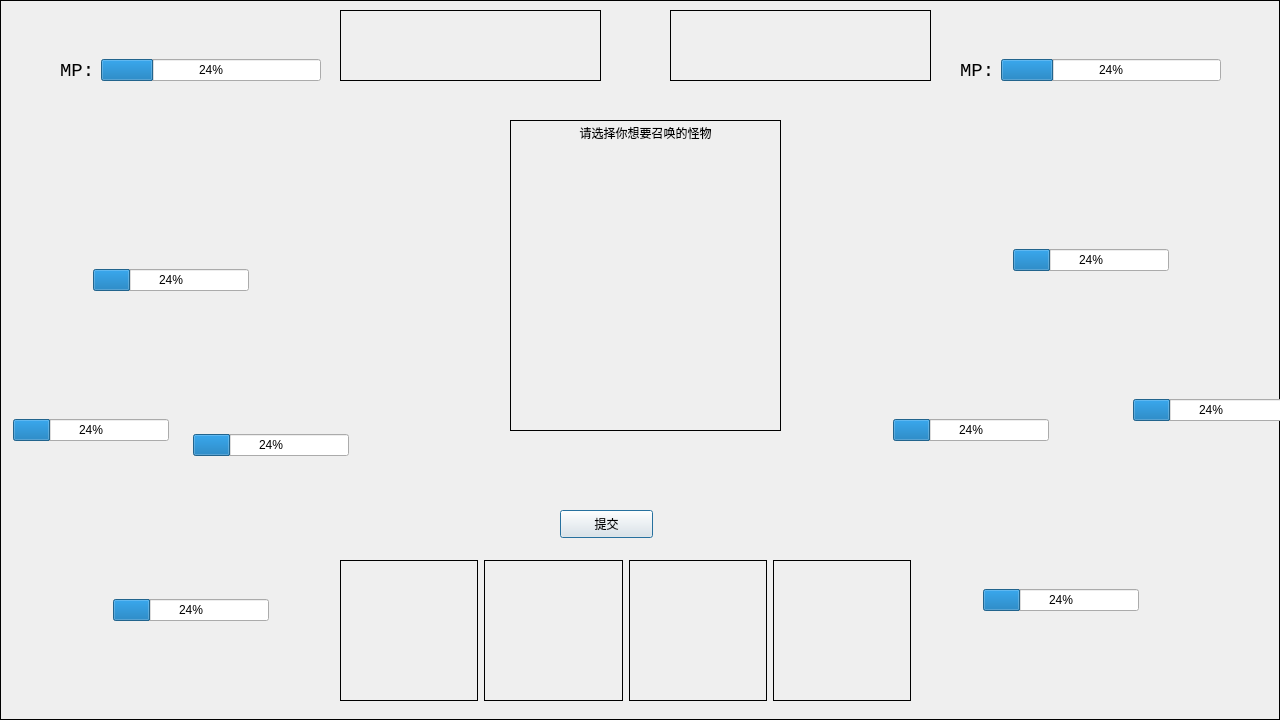
<?xml version="1.0" encoding="UTF-8"?>
<ui version="4.0">
 <class>FightUI</class>
 <widget class="QDialog" name="FightUI">
  <property name="geometry">
   <rect>
    <x>0</x>
    <y>0</y>
    <width>1280</width>
    <height>720</height>
   </rect>
  </property>
  <property name="windowTitle">
   <string>Dialog</string>
  </property>
  <widget class="MyLabel" name="my_monster2">
   <property name="geometry">
    <rect>
     <x>70</x>
     <y>90</y>
     <width>200</width>
     <height>200</height>
    </rect>
   </property>
   <property name="frameShape">
    <enum>QFrame::NoFrame</enum>
   </property>
   <property name="text">
    <string/>
   </property>
  </widget>
  <widget class="MyLabel" name="my_monster1">
   <property name="geometry">
    <rect>
     <x>160</x>
     <y>260</y>
     <width>200</width>
     <height>200</height>
    </rect>
   </property>
   <property name="frameShape">
    <enum>QFrame::NoFrame</enum>
   </property>
   <property name="text">
    <string/>
   </property>
  </widget>
  <widget class="MyLabel" name="my_monster3">
   <property name="geometry">
    <rect>
     <x>80</x>
     <y>420</y>
     <width>200</width>
     <height>200</height>
    </rect>
   </property>
   <property name="frameShape">
    <enum>QFrame::NoFrame</enum>
   </property>
   <property name="text">
    <string/>
   </property>
  </widget>
  <widget class="MyLabel" name="my_label">
   <property name="geometry">
    <rect>
     <x>10</x>
     <y>310</y>
     <width>100</width>
     <height>100</height>
    </rect>
   </property>
   <property name="frameShape">
    <enum>QFrame::NoFrame</enum>
   </property>
   <property name="text">
    <string/>
   </property>
  </widget>
  <widget class="MyLabel" name="enemy_label">
   <property name="geometry">
    <rect>
     <x>1150</x>
     <y>300</y>
     <width>100</width>
     <height>100</height>
    </rect>
   </property>
   <property name="frameShape">
    <enum>QFrame::NoFrame</enum>
   </property>
   <property name="text">
    <string/>
   </property>
  </widget>
  <widget class="MyLabel" name="enemy_monster3">
   <property name="geometry">
    <rect>
     <x>960</x>
     <y>410</y>
     <width>200</width>
     <height>200</height>
    </rect>
   </property>
   <property name="frameShape">
    <enum>QFrame::NoFrame</enum>
   </property>
   <property name="text">
    <string/>
   </property>
  </widget>
  <widget class="MyLabel" name="enemy_monster1">
   <property name="geometry">
    <rect>
     <x>870</x>
     <y>250</y>
     <width>200</width>
     <height>200</height>
    </rect>
   </property>
   <property name="frameShape">
    <enum>QFrame::NoFrame</enum>
   </property>
   <property name="text">
    <string/>
   </property>
  </widget>
  <widget class="MyLabel" name="enemy_monster2">
   <property name="geometry">
    <rect>
     <x>970</x>
     <y>80</y>
     <width>200</width>
     <height>200</height>
    </rect>
   </property>
   <property name="frameShape">
    <enum>QFrame::NoFrame</enum>
   </property>
   <property name="text">
    <string/>
   </property>
  </widget>
  <widget class="QWidget" name="widget" native="true">
   <property name="geometry">
    <rect>
     <x>340</x>
     <y>560</y>
     <width>571</width>
     <height>141</height>
    </rect>
   </property>
   <layout class="QHBoxLayout" name="horizontalLayout">
    <item>
     <widget class="QLabel" name="skill0">
      <property name="sizePolicy">
       <sizepolicy hsizetype="Preferred" vsizetype="Preferred">
        <horstretch>0</horstretch>
        <verstretch>0</verstretch>
       </sizepolicy>
      </property>
      <property name="frameShape">
       <enum>QFrame::Box</enum>
      </property>
      <property name="text">
       <string/>
      </property>
      <property name="alignment">
       <set>Qt::AlignCenter</set>
      </property>
     </widget>
    </item>
    <item>
     <widget class="QLabel" name="skill1">
      <property name="frameShape">
       <enum>QFrame::Box</enum>
      </property>
      <property name="text">
       <string/>
      </property>
      <property name="alignment">
       <set>Qt::AlignCenter</set>
      </property>
     </widget>
    </item>
    <item>
     <widget class="QLabel" name="skill2">
      <property name="frameShape">
       <enum>QFrame::Box</enum>
      </property>
      <property name="text">
       <string/>
      </property>
      <property name="alignment">
       <set>Qt::AlignCenter</set>
      </property>
     </widget>
    </item>
    <item>
     <widget class="QLabel" name="skill3">
      <property name="frameShape">
       <enum>QFrame::Box</enum>
      </property>
      <property name="text">
       <string/>
      </property>
      <property name="alignment">
       <set>Qt::AlignCenter</set>
      </property>
     </widget>
    </item>
   </layout>
  </widget>
  <widget class="QWidget" name="gridLayoutWidget">
   <property name="geometry">
    <rect>
     <x>510</x>
     <y>150</y>
     <width>271</width>
     <height>281</height>
    </rect>
   </property>
   <layout class="QGridLayout" name="gridLayout">
    <item row="1" column="0">
     <widget class="QLabel" name="summon_monster2">
      <property name="text">
       <string/>
      </property>
     </widget>
    </item>
    <item row="0" column="0">
     <widget class="QLabel" name="summon_monster0">
      <property name="text">
       <string/>
      </property>
     </widget>
    </item>
    <item row="1" column="1">
     <widget class="QLabel" name="summon_monster3">
      <property name="text">
       <string/>
      </property>
     </widget>
    </item>
    <item row="0" column="1">
     <widget class="QLabel" name="summon_monster1">
      <property name="text">
       <string/>
      </property>
     </widget>
    </item>
   </layout>
  </widget>
  <widget class="QLabel" name="SummonLabel">
   <property name="geometry">
    <rect>
     <x>510</x>
     <y>120</y>
     <width>271</width>
     <height>311</height>
    </rect>
   </property>
   <property name="frameShape">
    <enum>QFrame::Box</enum>
   </property>
   <property name="text">
    <string>请选择你想要召唤的怪物</string>
   </property>
   <property name="alignment">
    <set>Qt::AlignHCenter|Qt::AlignTop</set>
   </property>
  </widget>
  <widget class="QLabel" name="BackGround">
   <property name="geometry">
    <rect>
     <x>0</x>
     <y>0</y>
     <width>1280</width>
     <height>720</height>
    </rect>
   </property>
   <property name="frameShape">
    <enum>QFrame::Box</enum>
   </property>
   <property name="text">
    <string/>
   </property>
  </widget>
  <widget class="QWidget" name="widget_2" native="true">
   <property name="geometry">
    <rect>
     <x>180</x>
     <y>425</y>
     <width>169</width>
     <height>40</height>
    </rect>
   </property>
   <layout class="QHBoxLayout" name="horizontalLayout_2">
    <item>
     <widget class="QLabel" name="label">
      <property name="text">
       <string/>
      </property>
     </widget>
    </item>
    <item>
     <widget class="QProgressBar" name="myMonblood_1">
      <property name="value">
       <number>24</number>
      </property>
     </widget>
    </item>
   </layout>
  </widget>
  <widget class="QWidget" name="widget_3" native="true">
   <property name="geometry">
    <rect>
     <x>100</x>
     <y>590</y>
     <width>169</width>
     <height>40</height>
    </rect>
   </property>
   <layout class="QHBoxLayout" name="horizontalLayout_3">
    <item>
     <widget class="QLabel" name="label_2">
      <property name="text">
       <string/>
      </property>
     </widget>
    </item>
    <item>
     <widget class="QProgressBar" name="myMonblood_3">
      <property name="value">
       <number>24</number>
      </property>
     </widget>
    </item>
   </layout>
  </widget>
  <widget class="QWidget" name="widget_4" native="true">
   <property name="geometry">
    <rect>
     <x>80</x>
     <y>260</y>
     <width>169</width>
     <height>40</height>
    </rect>
   </property>
   <layout class="QHBoxLayout" name="horizontalLayout_4">
    <item>
     <widget class="QLabel" name="label_3">
      <property name="text">
       <string/>
      </property>
     </widget>
    </item>
    <item>
     <widget class="QProgressBar" name="myMonblood_2">
      <property name="value">
       <number>24</number>
      </property>
     </widget>
    </item>
   </layout>
  </widget>
  <widget class="QWidget" name="widget_5" native="true">
   <property name="geometry">
    <rect>
     <x>970</x>
     <y>580</y>
     <width>169</width>
     <height>40</height>
    </rect>
   </property>
   <layout class="QHBoxLayout" name="horizontalLayout_5">
    <item>
     <widget class="QLabel" name="label_4">
      <property name="text">
       <string/>
      </property>
     </widget>
    </item>
    <item>
     <widget class="QProgressBar" name="eneMonblood_3">
      <property name="value">
       <number>24</number>
      </property>
     </widget>
    </item>
   </layout>
  </widget>
  <widget class="QWidget" name="widget_6" native="true">
   <property name="geometry">
    <rect>
     <x>880</x>
     <y>410</y>
     <width>169</width>
     <height>40</height>
    </rect>
   </property>
   <layout class="QHBoxLayout" name="horizontalLayout_6">
    <item>
     <widget class="QLabel" name="label_5">
      <property name="text">
       <string/>
      </property>
     </widget>
    </item>
    <item>
     <widget class="QProgressBar" name="eneMonblood_1">
      <property name="value">
       <number>24</number>
      </property>
     </widget>
    </item>
   </layout>
  </widget>
  <widget class="QWidget" name="widget_7" native="true">
   <property name="geometry">
    <rect>
     <x>1000</x>
     <y>240</y>
     <width>169</width>
     <height>40</height>
    </rect>
   </property>
   <layout class="QHBoxLayout" name="horizontalLayout_7">
    <item>
     <widget class="QLabel" name="label_6">
      <property name="text">
       <string/>
      </property>
     </widget>
    </item>
    <item>
     <widget class="QProgressBar" name="eneMonblood_2">
      <property name="value">
       <number>24</number>
      </property>
     </widget>
    </item>
   </layout>
  </widget>
  <widget class="QWidget" name="widget_8" native="true">
   <property name="geometry">
    <rect>
     <x>0</x>
     <y>410</y>
     <width>169</width>
     <height>40</height>
    </rect>
   </property>
   <layout class="QHBoxLayout" name="horizontalLayout_8">
    <item>
     <widget class="QLabel" name="label_7">
      <property name="text">
       <string/>
      </property>
     </widget>
    </item>
    <item>
     <widget class="QProgressBar" name="myBlood">
      <property name="value">
       <number>24</number>
      </property>
     </widget>
    </item>
   </layout>
  </widget>
  <widget class="QWidget" name="widget_9" native="true">
   <property name="geometry">
    <rect>
     <x>1120</x>
     <y>390</y>
     <width>169</width>
     <height>40</height>
    </rect>
   </property>
   <layout class="QHBoxLayout" name="horizontalLayout_9">
    <item>
     <widget class="QLabel" name="label_8">
      <property name="text">
       <string/>
      </property>
     </widget>
    </item>
    <item>
     <widget class="QProgressBar" name="eneBlood">
      <property name="value">
       <number>24</number>
      </property>
     </widget>
    </item>
   </layout>
  </widget>
  <widget class="QLabel" name="myAttcakLabel">
   <property name="geometry">
    <rect>
     <x>340</x>
     <y>250</y>
     <width>70</width>
     <height>40</height>
    </rect>
   </property>
   <property name="text">
    <string/>
   </property>
  </widget>
  <widget class="QLabel" name="monSelect1">
   <property name="geometry">
    <rect>
     <x>920</x>
     <y>390</y>
     <width>71</width>
     <height>20</height>
    </rect>
   </property>
   <property name="mouseTracking">
    <bool>false</bool>
   </property>
   <property name="text">
    <string/>
   </property>
  </widget>
  <widget class="QLabel" name="me">
   <property name="geometry">
    <rect>
     <x>70</x>
     <y>10</y>
     <width>241</width>
     <height>40</height>
    </rect>
   </property>
   <property name="frameShape">
    <enum>QFrame::NoFrame</enum>
   </property>
   <property name="text">
    <string/>
   </property>
  </widget>
  <widget class="QLabel" name="enemy">
   <property name="geometry">
    <rect>
     <x>970</x>
     <y>10</y>
     <width>231</width>
     <height>40</height>
    </rect>
   </property>
   <property name="frameShape">
    <enum>QFrame::NoFrame</enum>
   </property>
   <property name="text">
    <string/>
   </property>
  </widget>
  <widget class="QWidget" name="widget_10" native="true">
   <property name="geometry">
    <rect>
     <x>60</x>
     <y>50</y>
     <width>261</width>
     <height>41</height>
    </rect>
   </property>
   <layout class="QHBoxLayout" name="horizontalLayout_10">
    <item>
     <widget class="QLabel" name="label_9">
      <property name="font">
       <font>
        <family>Consolas</family>
        <pointsize>14</pointsize>
       </font>
      </property>
      <property name="text">
       <string>MP:</string>
      </property>
     </widget>
    </item>
    <item>
     <widget class="QProgressBar" name="myMP">
      <property name="value">
       <number>24</number>
      </property>
     </widget>
    </item>
   </layout>
  </widget>
  <widget class="QWidget" name="widget_11" native="true">
   <property name="geometry">
    <rect>
     <x>960</x>
     <y>50</y>
     <width>261</width>
     <height>41</height>
    </rect>
   </property>
   <layout class="QHBoxLayout" name="horizontalLayout_11">
    <item>
     <widget class="QLabel" name="label_10">
      <property name="font">
       <font>
        <family>Consolas</family>
        <pointsize>14</pointsize>
       </font>
      </property>
      <property name="text">
       <string>MP:</string>
      </property>
     </widget>
    </item>
    <item>
     <widget class="QProgressBar" name="enemyMP">
      <property name="value">
       <number>24</number>
      </property>
     </widget>
    </item>
   </layout>
  </widget>
  <widget class="QPushButton" name="pushButton">
   <property name="geometry">
    <rect>
     <x>560</x>
     <y>510</y>
     <width>93</width>
     <height>28</height>
    </rect>
   </property>
   <property name="text">
    <string>提交</string>
   </property>
  </widget>
  <widget class="QLabel" name="message">
   <property name="geometry">
    <rect>
     <x>340</x>
     <y>10</y>
     <width>261</width>
     <height>71</height>
    </rect>
   </property>
   <property name="frameShape">
    <enum>QFrame::Box</enum>
   </property>
   <property name="text">
    <string/>
   </property>
  </widget>
  <widget class="QLabel" name="message_2">
   <property name="geometry">
    <rect>
     <x>670</x>
     <y>10</y>
     <width>261</width>
     <height>71</height>
    </rect>
   </property>
   <property name="frameShape">
    <enum>QFrame::Box</enum>
   </property>
   <property name="text">
    <string/>
   </property>
  </widget>
  <zorder>BackGround</zorder>
  <zorder>my_monster2</zorder>
  <zorder>SummonLabel</zorder>
  <zorder>my_monster1</zorder>
  <zorder>my_monster3</zorder>
  <zorder>my_label</zorder>
  <zorder>enemy_label</zorder>
  <zorder>enemy_monster3</zorder>
  <zorder>enemy_monster1</zorder>
  <zorder>enemy_monster2</zorder>
  <zorder>widget</zorder>
  <zorder>gridLayoutWidget</zorder>
  <zorder>widget_2</zorder>
  <zorder>widget_3</zorder>
  <zorder>widget_4</zorder>
  <zorder>widget_5</zorder>
  <zorder>widget_6</zorder>
  <zorder>widget_7</zorder>
  <zorder>widget_8</zorder>
  <zorder>widget_9</zorder>
  <zorder>myAttcakLabel</zorder>
  <zorder>monSelect1</zorder>
  <zorder>me</zorder>
  <zorder>enemy</zorder>
  <zorder>widget_10</zorder>
  <zorder>widget_11</zorder>
  <zorder>pushButton</zorder>
  <zorder>message</zorder>
  <zorder>message_2</zorder>
 </widget>
 <customwidgets>
  <customwidget>
   <class>MyLabel</class>
   <extends>QLabel</extends>
   <header location="global">mylabel.h</header>
  </customwidget>
 </customwidgets>
 <resources/>
 <connections/>
</ui>
